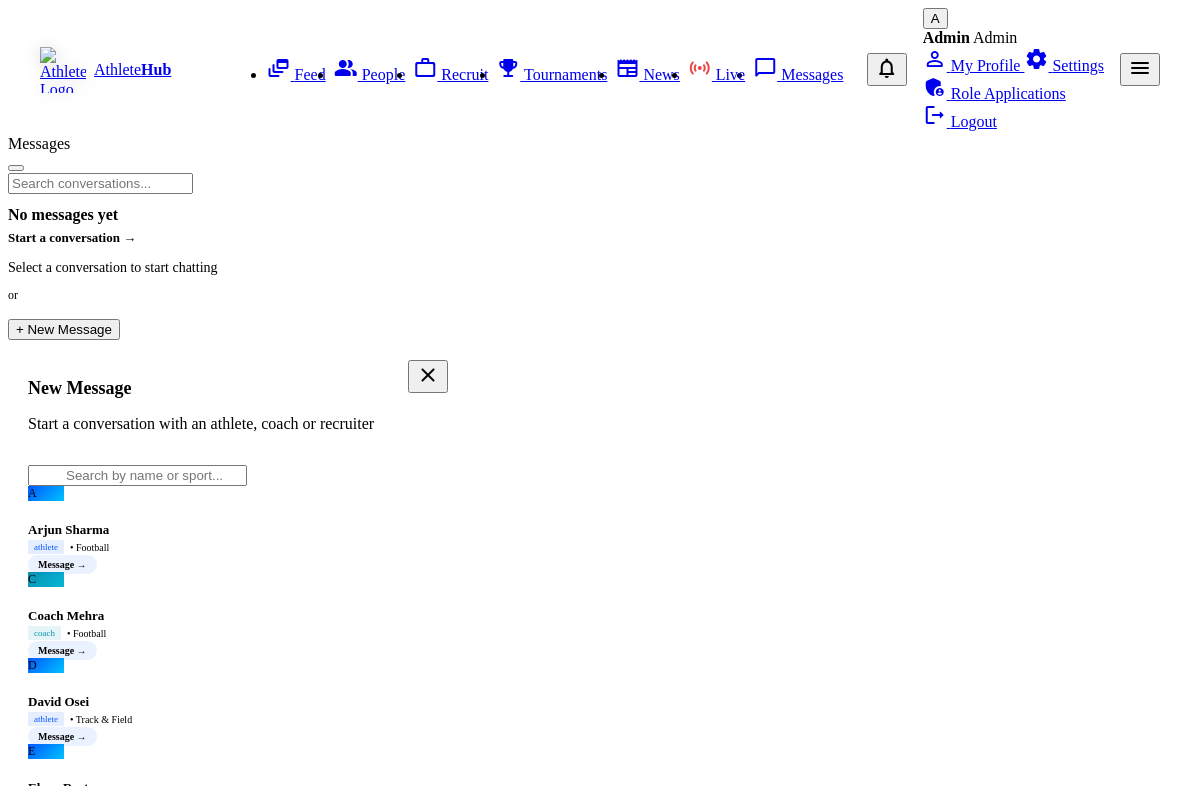
The app's page /pages/messages.php (signed in) with its own data.
### tables this page shows
CREATE TABLE IF NOT EXISTS `users` (
  `id`              INT UNSIGNED AUTO_INCREMENT PRIMARY KEY,
  `name`            VARCHAR(100) NOT NULL,
  `email`           VARCHAR(150) NOT NULL UNIQUE,
  `password_hash`   VARCHAR(255) NOT NULL,
  `role`            ENUM('athlete','coach','recruiter','club','admin') NOT NULL DEFAULT 'athlete',
  `sport`           VARCHAR(80) DEFAULT NULL,
  `location`        VARCHAR(120) DEFAULT NULL,
  `bio`             TEXT DEFAULT NULL,
  `profile_pic`     VARCHAR(255) DEFAULT NULL,
  `is_verified`     TINYINT(1) NOT NULL DEFAULT 0,
  `followers_count` INT UNSIGNED NOT NULL DEFAULT 0,
  `following_count` INT UNSIGNED NOT NULL DEFAULT 0,
  `created_at`      TIMESTAMP NOT NULL DEFAULT CURRENT_TIMESTAMP
);

### pages/messages.php (the view, shortened to what this page needs)
<?php
require_once '../config/db.php';
$userId   = $_SESSION['user_id'];
function getRoleGradient($role) {
    if ($role === 'athlete') return 'linear-gradient(135deg, #0057FF, #00C2FF)';
    if ($role === 'coach') return 'linear-gradient(135deg, #0891B2, #06B6D4)';
    if ($role === 'recruiter') return 'linear-gradient(135deg, #7C3AED, #6D28D9)';
    if ($role === 'club') return 'linear-gradient(135deg, #D97706, #F59E0B)';
    return 'linear-gradient(135deg, #334155, #475569)';
}
function getRolePillColor($role) {
    if ($role === 'athlete') return 'background: rgba(0,87,255,0.1); color: #0057FF;';
    if ($role === 'coach') return 'background: rgba(8,145,178,0.1); color: #0891B2;';
    if ($role === 'recruiter') return 'background: rgba(124,58,237,0.1); color: #7C3AED;';
    if ($role === 'club') return 'background: rgba(217,119,6,0.1); color: #D97706;';
    return 'background: rgba(51,65,85,0.1); color: #334155;';
}
$activeUserId = isset($_GET['to']) && is_numeric($_GET['to']) ? (int)$_GET['to'] : null;
$searchQuery  = trim($_GET['q'] ?? '');
$conversations = [];
$usersStmt = $pdo->prepare("SELECT id, name, role, sport, profile_pic FROM users WHERE id != ? ORDER BY name ASC");
$usersStmt->execute([$userId]);
$allUsers = $usersStmt->fetchAll(PDO::FETCH_ASSOC);
$pageCSS   = ['messages'];
require_once '../includes/header.php';
?>
<main class="msg-wrap <?= $activeUserId ? 'has-active' : 'no-active' ?>">
    <div class="msg-layout">
        <div class="inbox">
            <div class="inbox-header">
                <div class="inbox-title">
                    Messages
                </div>
                <button type="button" class="new-msg-btn" id="btnNewMsg" title="New message">
                </button>
            </div>
            <form class="search-box" method="GET" action="messages.php">
                <input type="text" name="q" placeholder="Search conversations..." value="<?= htmlspecialchars($searchQuery) ?>">
            </form>
            <div class="conv-list">
                <?php if (empty($conversations)): ?>
                    <div class="conv-empty">
                        <p style="margin:12px 0 4px; font-weight:600; color:var(--text-dark)">No messages yet</p>
                        <a href="javascript:void(0)" onclick="document.getElementById('btnNewMsg').click();" style="color:var(--primary); font-size:13px; font-weight:600; text-decoration:none;">Start a conversation →</a>
                    </div>
                <?php endif; ?>
            </div>
        </div>
        <div class="chat">
            <?php if (!$activeUserId): ?>
                <div class="chat-empty">
                    <p style="font-size:14px; color:var(--text-muted); margin-bottom:8px;">Select a conversation to start chatting</p>
                    <p style="font-size:12px; color:var(--text-muted); margin-bottom:16px;">or</p>
                    <button class="btn btn-primary btn-sm" onclick="document.getElementById('btnNewMsg').click();">+ New Message</button>
                </div>
            <?php endif; ?>
        </div>
    </div>
</main>
<div class="modal-overlay" id="newMsgModal">
    <div class="glass-modal" style="width: 460px; padding: 20px;">
        <div class="modal-header" style="display:flex; justify-content:space-between; align-items:flex-start; margin-bottom:16px;">
            <div>
                <h3 class="modal-title m-0" style="font-size:18px; margin-bottom:4px;">New Message</h3>
                <p class="text-xs text-muted">Start a conversation with an athlete, coach or recruiter</p>
            </div>
            <button class="modal-close" id="closeNewMsgModal"><span class="material-icons-round">close</span></button>
        </div>
        <div class="form-group mb-3 relative">
            <input type="text" id="searchUserInput" class="glass-input w-full" placeholder="Search by name or sport..." style="padding-left:36px;">
        </div>
        <div class="users-list-modal" id="modalUsersList" style="max-height:300px; overflow-y:auto; margin:0 -20px; padding:0 20px;">
            <?php foreach($allUsers as $u): ?>
                <div class="modal-user-item" data-name="<?= strtolower($u['name']) ?>" data-sport="<?= strtolower($u['sport'] ?: '') ?>" onclick="window.location.href='messages.php?to=<?= $u['id'] ?>'">
                    <div class="conv-av" style="width:36px; height:36px; font-size:12px;">
                        <?php if ($u['profile_pic']): ?>
                            <img src="<?= htmlspecialchars($u['profile_pic']) ?>" alt="">
                        <?php else: ?>
                            <div class="conv-av-initials" style="background: <?= getRoleGradient($u['role']) ?>">
                                <?= strtoupper(substr($u['name'], 0, 1)) ?>
                            </div>
                        <?php endif; ?>
                    </div>
                    <div style="flex:1;">
                        <div style="font-size:13px; font-weight:700; color:var(--text-dark); margin-bottom:2px;">
                            <?= htmlspecialchars($u['name']) ?>
                        </div>
                        <div style="display:flex; gap:6px; align-items:center;">
                            <span class="role-tag" style="font-size:9px; padding:2px 6px; <?= getRolePillColor($u['role']) ?>"><?= htmlspecialchars($u['role']) ?></span>
                            <?php if ($u['sport']): ?>
                                <span style="font-size:10px; color:var(--text-muted);">&bull; <?= htmlspecialchars($u['sport']) ?></span>
                            <?php endif; ?>
                        </div>
                    </div>
                    <div>
                        <span style="font-size:10px; font-weight:600; color:var(--primary); background:rgba(0,87,255,0.08); padding:4px 10px; border-radius:12px;">Message →</span>
                    </div>
                </div>
            <?php endforeach; ?>
        </div>
    </div>
</div>
<?php require_once '../includes/footer.php'; ?>

### includes/header.php (shortened to what this page needs)
<?php
$basePath = defined('BASE_URL') ? BASE_URL : '';
$assets = defined('ASSETS') ? ASSETS : $basePath . '/assets';
$uploads = defined('UPLOADS') ? UPLOADS : $basePath . '/uploads';
$userName    = $_SESSION['name']    ?? 'User';
$userRole    = $_SESSION['role']    ?? 'athlete';
$userId      = $_SESSION['user_id'] ?? 0;
$profilePic  = $_SESSION['profile_pic'] ?? '';
$nameParts = explode(' ', $userName);
$initials  = strtoupper(substr($nameParts[0], 0, 1));
$currentPage = basename($_SERVER['PHP_SELF'], '.php');
?>
<!DOCTYPE html>
<html lang="en">
<head>
    <link rel="stylesheet" href="<?php echo htmlspecialchars($assets); ?>/css/main.css?t=<?php echo time(); ?>">
    <link rel="stylesheet" href="<?php echo htmlspecialchars($assets); ?>/css/glass.css?t=<?php echo time(); ?>">
    <link rel="stylesheet" href="<?php echo htmlspecialchars($assets); ?>/css/responsive.css?t=<?php echo time(); ?>">
    <?php if (!empty($pageCSS)): ?>
        <?php foreach ((array)$pageCSS as $css): ?>
            <link rel="stylesheet" href="<?php echo htmlspecialchars($assets); ?>/css/<?php echo htmlspecialchars($css); ?>.css?t=<?php echo time(); ?>">
        <?php endforeach; ?>
    <?php endif; ?>
</head>
<body>
<nav class="glass-nav" id="mainNav">
    <div class="nav-inner">
        <a href="<?php echo htmlspecialchars($basePath); ?>/pages/feed.php" class="nav-logo" id="navLogo">
            <img src="<?php echo htmlspecialchars($assets); ?>/images/logo-trophy.png" alt="AthleteHub Logo" class="logo-image" style="width: 46px; height: 46px; object-fit: contain; filter: drop-shadow(0 2px 8px rgba(0,0,0,0.15));">
            <span class="logo-text">Athlete<strong>Hub</strong></span>
        </a>
        <ul class="nav-links" id="navLinks">
            <li>
                <a href="<?php echo htmlspecialchars($basePath); ?>/pages/feed.php"
                   class="nav-link <?php echo ($currentPage === 'feed') ? 'active' : ''; ?>"
                   id="navFeed">
                    <span class="material-icons-round">dynamic_feed</span>
                    <span class="nav-label">Feed</span>
                </a>
            </li>
            <li>
                <a href="<?php echo htmlspecialchars($basePath); ?>/pages/users.php"
                   class="nav-link <?php echo ($currentPage === 'users') ? 'active' : ''; ?>"
                   id="navUsers">
                    <span class="material-icons-round">people_alt</span>
                    <span class="nav-label">People</span>
                </a>
            </li>
            <li>
                <a href="<?php echo htmlspecialchars($basePath); ?>/pages/recruitment.php"
                   class="nav-link <?php echo ($currentPage === 'recruitment') ? 'active' : ''; ?>"
                   id="navRecruit">
                    <span class="material-icons-round">work_outline</span>
                    <span class="nav-label">Recruit</span>
                </a>
            </li>
            <li>
                <a href="<?php echo htmlspecialchars($basePath); ?>/pages/tournaments.php"
                   class="nav-link <?php echo ($currentPage === 'tournaments') ? 'active' : ''; ?>"
                   id="navTournaments">
                    <span class="material-icons-round">emoji_events</span>
                    <span class="nav-label">Tournaments</span>
                </a>
            </li>
            <li>
                <a href="<?php echo htmlspecialchars($basePath); ?>/pages/news.php"
                   class="nav-link <?php echo ($currentPage === 'news') ? 'active' : ''; ?>"
                   id="navNews">
                    <span class="material-icons-round">newspaper</span>
                    <span class="nav-label">News</span>
                </a>
            </li>
            <li style="position: relative;">
                <a href="<?php echo htmlspecialchars($basePath); ?>/pages/livestreams.php"
                   class="nav-link <?php echo ($currentPage === 'livestreams') ? 'active' : ''; ?>"
                   id="navLive">
                    <span class="material-icons-round" style="color:var(--red-500, #ef4444)">sensors</span>
                    <span class="nav-label">Live</span>
                </a>
            </li>
            <li>
                <a href="<?php echo htmlspecialchars($basePath); ?>/pages/messages.php"
                   class="nav-link <?php echo ($currentPage === 'messages') ? 'active' : ''; ?>"
                   id="navMessages">
                    <span class="material-icons-round">chat_bubble_outline</span>
                    <span class="nav-label">Messages</span>
                </a>
            </li>
        </ul>
        <div class="nav-right">
            <button class="nav-icon-btn" id="notifBell" aria-label="Notifications">
                <span class="material-icons-round">notifications_none</span>
            </button>
            <div class="nav-user" id="userMenu">
                <button class="avatar-circle avatar-md" id="userAvatarBtn" aria-label="User menu">
                    <?php if ($profilePic): ?>
                        <img src="<?php echo htmlspecialchars($uploads); ?>/profile_pics/<?php echo htmlspecialchars($profilePic); ?>"
                             alt="<?php echo htmlspecialchars($userName); ?>">
                    <?php else: ?>
                        <span class="avatar-initials"><?php echo htmlspecialchars($initials); ?></span>
                    <?php endif; ?>
                </button>
                <div class="dropdown-menu glass-card" id="userDropdown">
                    <div class="dropdown-header">
                        <strong><?php echo htmlspecialchars($userName); ?></strong>
                        <span class="text-muted"><?php echo htmlspecialchars(ucfirst($userRole)); ?></span>
                    </div>
                    <a href="<?php echo htmlspecialchars($basePath); ?>/pages/profile.php?id=<?php echo htmlspecialchars((string)$userId); ?>" class="dropdown-item" id="dropdownProfile">
                        <span class="material-icons-round">person_outline</span> My Profile
                    </a>
                    <a href="<?php echo htmlspecialchars($basePath); ?>/pages/edit-profile.php" class="dropdown-item" id="dropdownSettings">
                        <span class="material-icons-round">settings</span> Settings
                    </a>
                    <?php if ($userRole === 'admin'): ?>
                        <a href="<?php echo htmlspecialchars($basePath); ?>/pages/admin/role_applications.php" class="dropdown-item" id="dropdownAdminRoles">
                            <span class="material-icons-round text-yellow-500">admin_panel_settings</span> Role Applications
                        </a>
                    <?php endif; ?>
                    <a href="<?php echo htmlspecialchars($basePath); ?>/api/logout.php" class="dropdown-item dropdown-item--danger" id="dropdownLogout">
                        <span class="material-icons-round">logout</span> Logout
                    </a>
                </div>
            </div>
            <button class="nav-hamburger" id="navHamburger" aria-label="Toggle navigation">
                <span class="material-icons-round">menu</span>
            </button>
        </div>
    </div>
</nav>
<main class="page-wrapper">

### includes/footer.php (shortened to what this page needs)
</main>
</body>
</html>

### includes/header.php (style rules this page uses)
*, *::before, *::after { box-sizing: border-box; }
a, button, .nav-link, .glass-input { transition: all 0.3s ease; }
@media (min-width: 768px) { .nav-inner { padding: 0 2rem; } }
@media (min-width: 768px) { .nav-links { display: flex !important; align-items: center !important; justify-content: center !important; gap: 0.5rem !important; flex: 1 !important; } }
.glass-nav .nav-inner { display: flex !important; align-items: center !important; justify-content: space-between !important; gap: 0 !important; }
.nav-logo { display: flex !important; align-items: center !important; gap: 0.5rem !important; flex-shrink: 0 !important; margin-right: 2rem !important; min-width: fit-content !important; }
.nav-right { display: flex !important; align-items: center !important; justify-content: flex-end !important; gap: 1rem !important; flex-shrink: 0 !important; margin-left: auto !important; min-width: fit-content !important; }

### pages/messages.php (style rules this page uses)
body, html { overflow: hidden !important; }

### records on screen
users: name "A", name "Arjun Sharma", role "athlete", sport "Football"
users: name "C", name "Coach Mehra", role "coach", sport "Football"
users: name "D", name "David Osei", role "athlete", sport "Track & Field"
users: name "E"

### other values on screen
$initials "A"
$userName "Admin"
$userRole "Admin"
